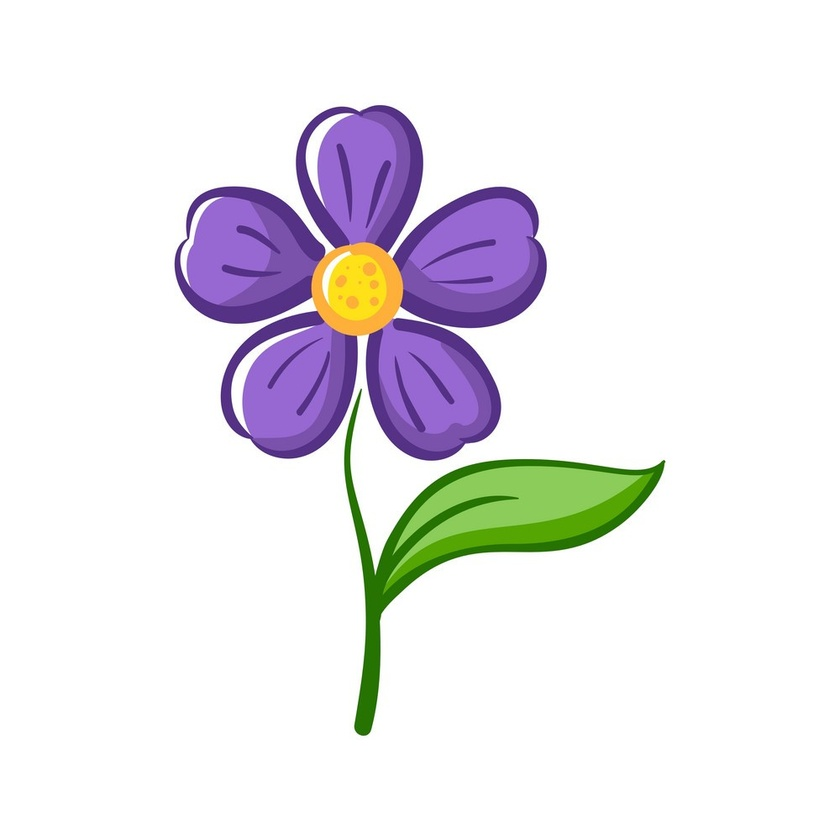
%> input picture DIP/Edge detection/flower.jpg, 840 x 840 px, shrunk from 1000 x 999 before the run
$ octave Nagaraj_edge1.m   (GNU Octave 9; MATLAB toolbox functions it lacks are replaced by stand-ins)
%> lines starting %> are read from the running program, lines starting %| are printed output that depends on the picture
close all;
clear;
clc;

% Read the image
img = imread('flower.jpg'); % Replace 'your_image.jpg' with the actual image file
%> img is the input picture: size 840x840x3 uint8; mean R, G, B 234.8, 232.6, 236.6

% Convert the image to grayscale if it's a color image
if size(img, 3) == 3
    img_gray = rgb2gray(img);
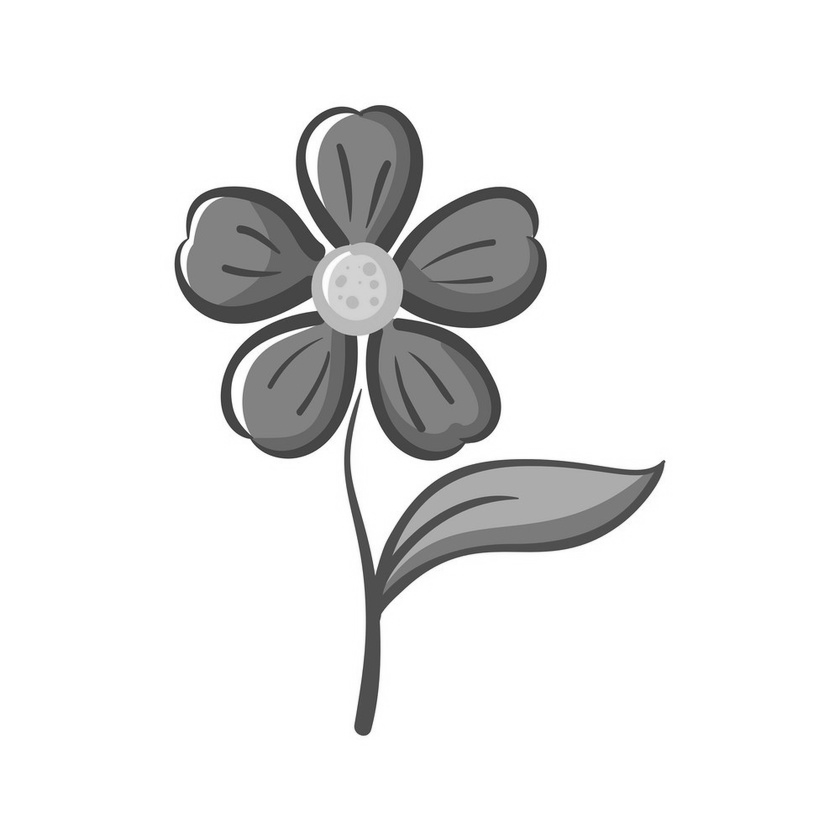
%> img_gray: size 840x840 uint8; min 45, max 255, mean 233.7
else
    img_gray = img;
end

% Sobel operator
sobel_horizontal = [-1, 0, 1; -2, 0, 2; -1, 0, 1];
sobel_vertical = [-1, -2, -1; 0, 0, 0; 1, 2, 1];

% Convolve the image with the Sobel operators
gradient_x = conv2(double(img_gray), sobel_horizontal, 'same');
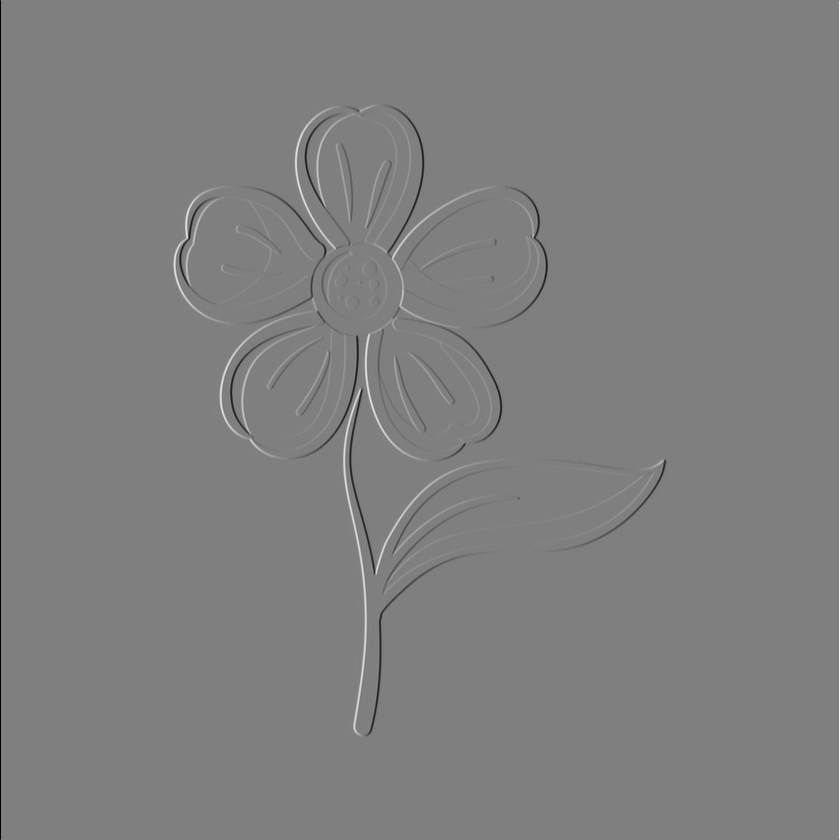
%> gradient_x: size 840x840 double; min -1020, max 1020, mean 0; drawn with min black and max white
gradient_y = conv2(double(img_gray), sobel_vertical, 'same');
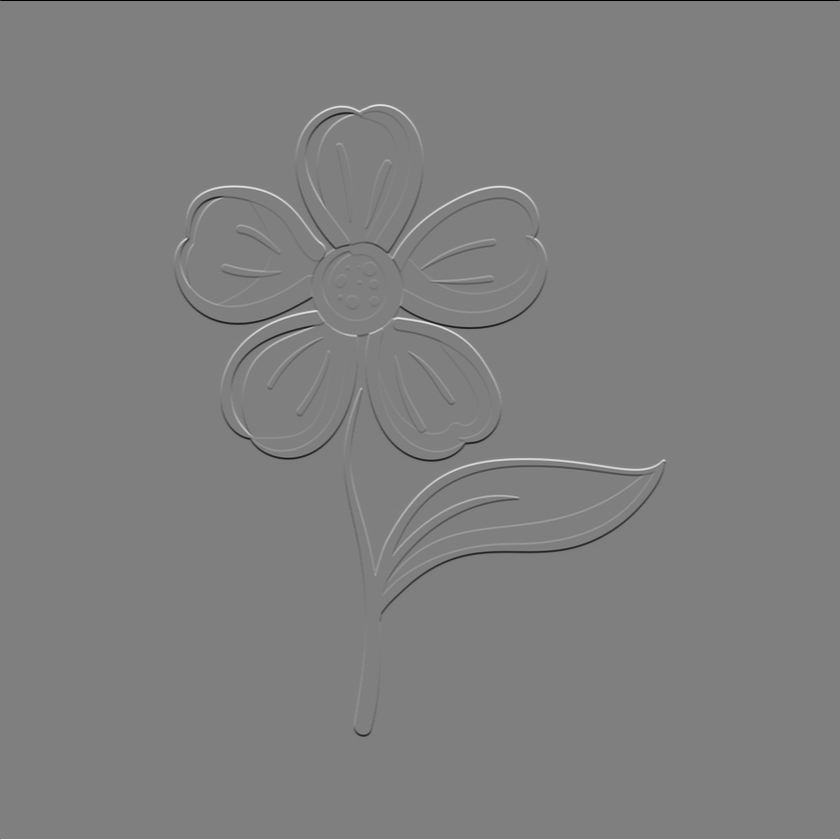
%> gradient_y: size 840x840 double; min -1020, max 1020, mean 0; mean of the top-left, top-right, bottom-left and bottom-right quarters -1.3, -1.9, 1.3, 1.9; drawn with min black and max white

% Compute the gradient magnitude
gradient_magnitude = sqrt(gradient_x.^2 + gradient_y.^2);
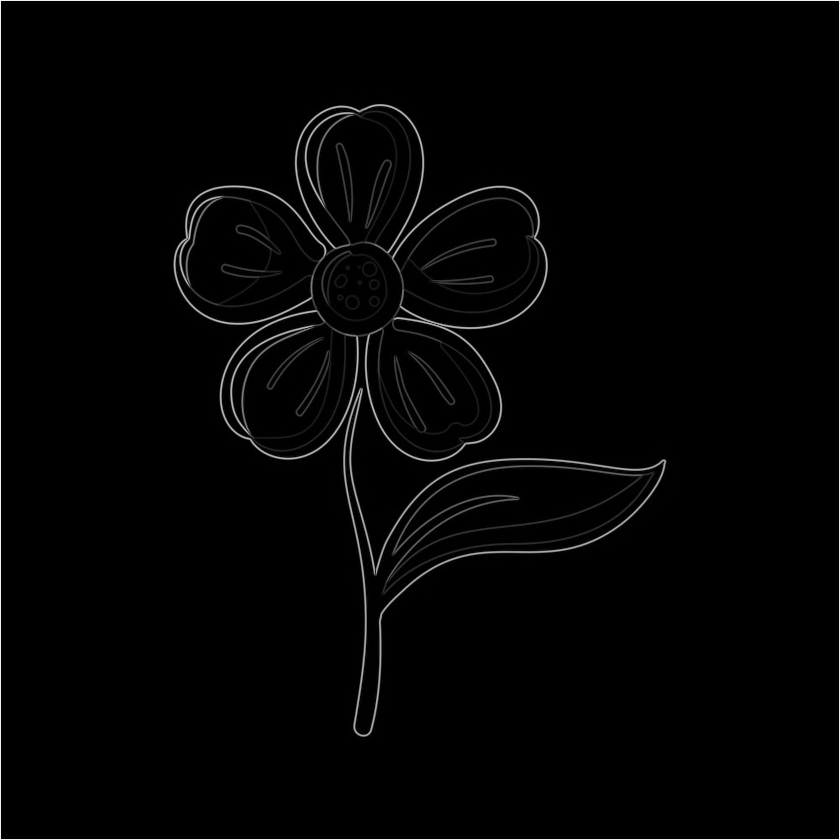
%> gradient_magnitude: size 840x840 double; min 0, max 1081.9, mean 17.3; drawn with min black and max white

% Display the original image, gradient in x-direction, gradient in y-direction, and gradient magnitude
figure;
subplot(2, 2, 1);
imshow(img_gray);
title('Original Image');

subplot(2, 2, 2);
imshow(gradient_x, []);
title('Gradient in X-direction');

subplot(2, 2, 3);
imshow(gradient_y, []);
title('Gradient in Y-direction');

subplot(2, 2, 4);
imshow(gradient_magnitude, []);
title('Gradient Magnitude');
